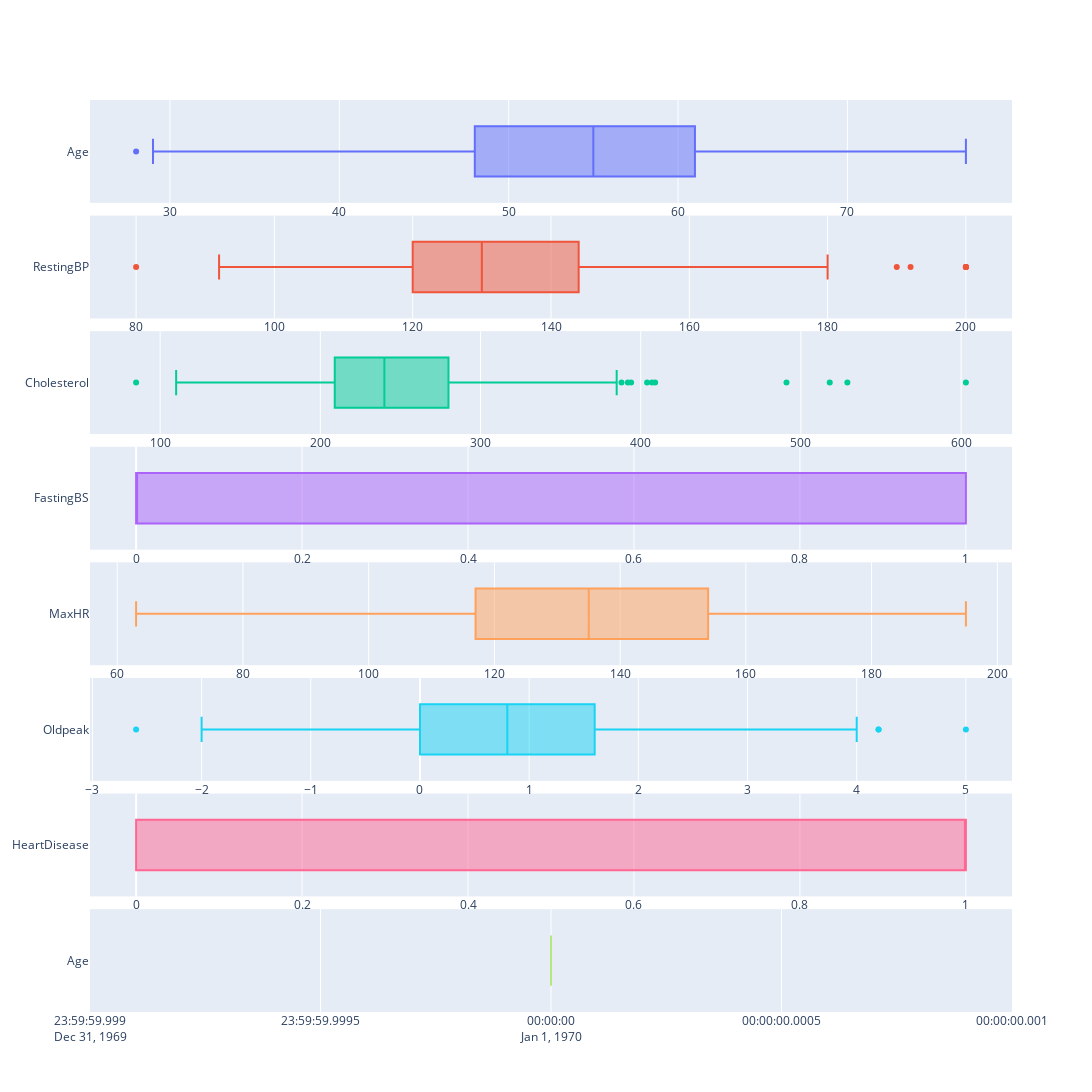

This figure's notebook cell:
### Markdown cell above
- построим диаграммы размаха для числовых  значений для определения выбросных значений

### Code cell
fig = make_subplots(rows=(len(data_train[num_columns].columns)+1), cols=1, vertical_spacing=0.014)

for i, col in enumerate(data_train[num_columns].columns):
    fig.append_trace(go.Box(x=data_train[col], name=col, orientation='h'), row=i+1, col=1)
    
fig.append_trace(go.Box(x=pd.to_datetime(data_train['Age'], dayfirst=True).sort_values(ascending=True), name='Age', orientation='h'), row=(len(data_train[num_columns].columns)+1), col=1)

fig.update_layout(height=2000, width=1110, showlegend=False)
fig.show()

### Figure 1 — Plotly figure (JSON) as saved in the notebook; plotly's stock layout.template omitted (floating-point values rounded to 4 significant figures; data arrays with more than 128 entries replaced by an {"elided": "..."} marker saying what was removed)
{"data": [{"name": "Age", "orientation": "h", "type": "box", "x": {"elided": "589 int values"}, "xaxis": "x", "yaxis": "y"}, {"name": "RestingBP", "orientation": "h", "type": "box", "x": {"elided": "589 int values"}, "xaxis": "x2", "yaxis": "y2"}, {"name": "Cholesterol", "orientation": "h", "type": "box", "x": {"elided": "589 int values"}, "xaxis": "x3", "yaxis": "y3"}, {"name": "FastingBS", "orientation": "h", "type": "box", "x": {"elided": "589 int values"}, "xaxis": "x4", "yaxis": "y4"}, {"name": "MaxHR", "orientation": "h", "type": "box", "x": {"elided": "589 int values"}, "xaxis": "x5", "yaxis": "y5"}, {"name": "Oldpeak", "orientation": "h", "type": "box", "x": {"elided": "589 float values"}, "xaxis": "x6", "yaxis": "y6"}, {"name": "HeartDisease", "orientation": "h", "type": "box", "x": {"elided": "589 int values"}, "xaxis": "x7", "yaxis": "y7"}, {"name": "Age", "orientation": "h", "type": "box", "x": {"elided": "589 str values"}, "xaxis": "x8", "yaxis": "y8"}], "layout": {"height": 2000, "showlegend": false, "width": 1110, "xaxis": {"anchor": "y", "domain": [0, 1]}, "xaxis2": {"anchor": "y2", "domain": [0, 1]}, "xaxis3": {"anchor": "y3", "domain": [0, 1]}, "xaxis4": {"anchor": "y4", "domain": [0, 1]}, "xaxis5": {"anchor": "y5", "domain": [0, 1]}, "xaxis6": {"anchor": "y6", "domain": [0, 1]}, "xaxis7": {"anchor": "y7", "domain": [0, 1]}, "xaxis8": {"anchor": "y8", "domain": [0, 1]}, "yaxis": {"anchor": "x", "domain": [0.8872, 1]}, "yaxis2": {"anchor": "x2", "domain": [0.7605, 0.8732]}, "yaxis3": {"anchor": "x3", "domain": [0.6338, 0.7465]}, "yaxis4": {"anchor": "x4", "domain": [0.507, 0.6198]}, "yaxis5": {"anchor": "x5", "domain": [0.3802, 0.493]}, "yaxis6": {"anchor": "x6", "domain": [0.2535, 0.3663]}, "yaxis7": {"anchor": "x7", "domain": [0.1268, 0.2395]}, "yaxis8": {"anchor": "x8", "domain": [0, 0.1128]}}}
